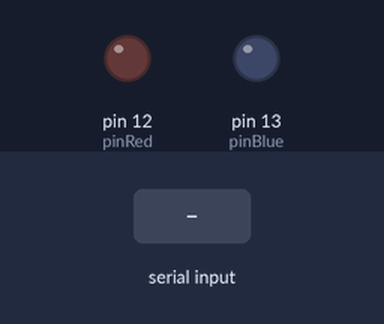
Recording of a sketch running on a simulated Arduino Uno, built with avr-gcc and run on an emulated ATmega328P. Shown: output pins drawn as LEDs (lit = HIGH). Inputs (shaded band) come from the test bench.

Above: at 1.2 s.
1.3 s: "E" received over Serial
At 2.5 s:
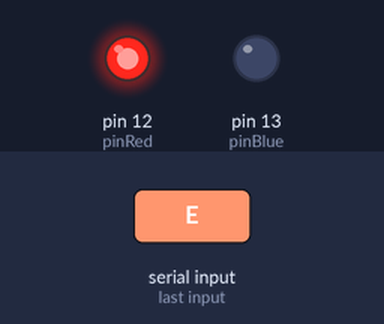
2.8 s: "I" received over Serial
At 3.6 s:
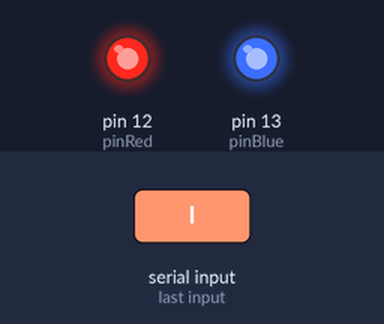
4.3 s: "A" received over Serial
At 4.8 s:
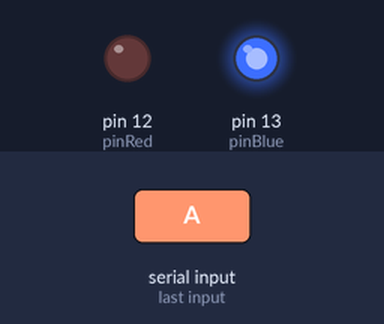
5.8 s: "O" received over Serial
At 7.1 s:
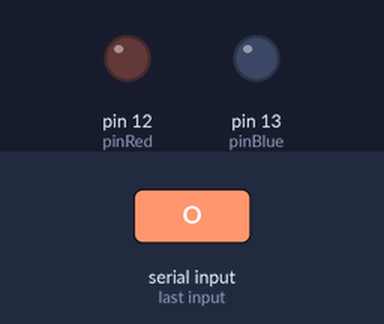
Timing chart, 0 to 8.3 s (numbered marks = the images above; inputs shaded):
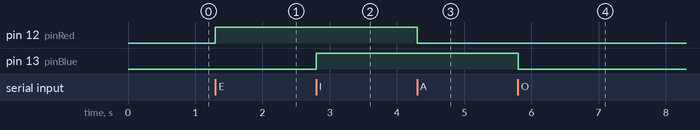

Measured:
- after the input at 1.3 s, pin 12 (pinRed): LOW → HIGH at once
- after the input at 2.8 s, pin 13 (pinBlue): LOW → HIGH at once
- after the input at 4.3 s, pin 12 (pinRed): HIGH → LOW at once
- after the input at 5.8 s, pin 13 (pinBlue): HIGH → LOW at once

The sketch:

sketch_dec11a.ino
```cpp
const byte pinRed = 12;
const byte pinBlue = 13;
char Read;
void setup() {
  pinMode(pinRed, OUTPUT);
  pinMode(pinBlue,OUTPUT);
  Serial.begin(9600);
}
void loop() {
  while(Serial.available() > 0){
    Read = Serial.read();
  }
  if(Read == 'E') digitalWrite(pinRed,true);
  if(Read=='A') digitalWrite(pinRed,false);
  if(Read == 'I') digitalWrite(pinBlue,true);
  if(Read == 'O')digitalWrite(pinBlue,false);
}
```
